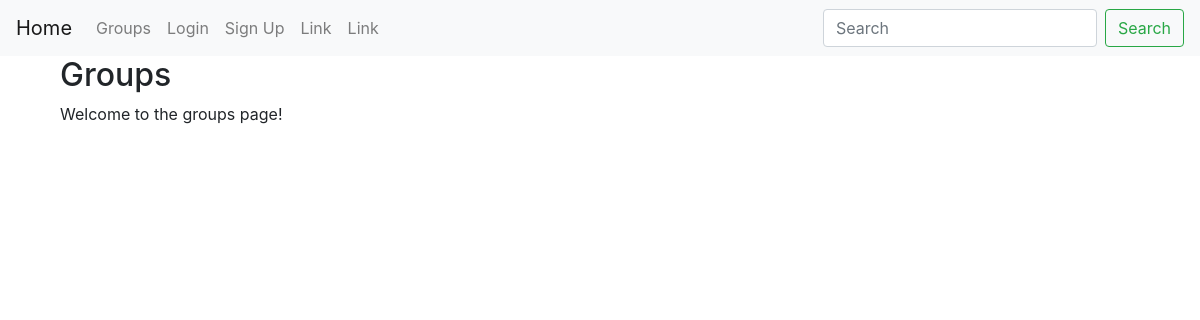
The page /groups/ on the database as committed earlier.
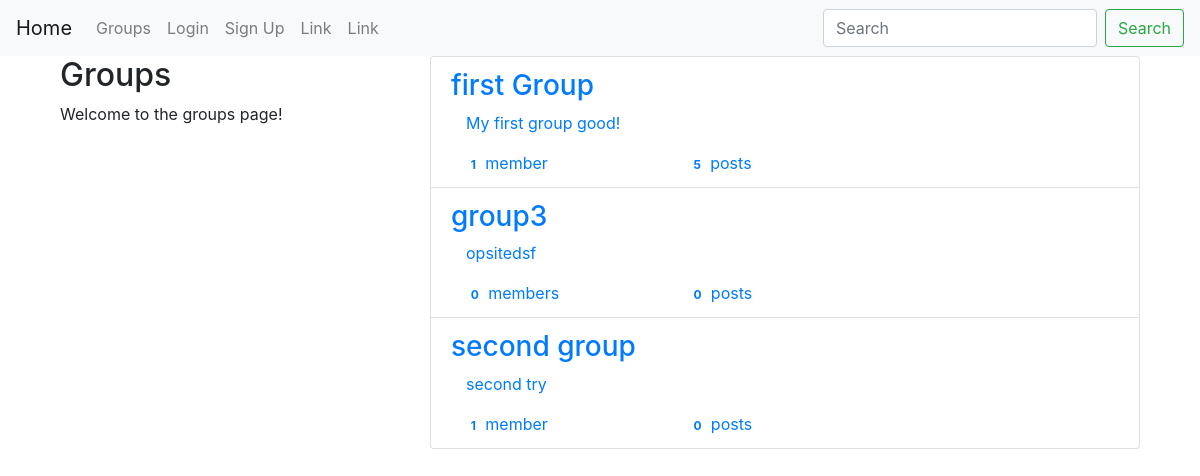
The same page on the database as committed later.
### groups/models.py (models this page shows, shortened)
class Group(models.Model):
    name = models.CharField(max_length=255, unique=True)
    slug = models.SlugField(allow_unicode=True, unique=True)
    description = models.TextField(blank=True, default='')
    description_html = models.TextField(editable=False, default='', blank=True)
    members = models.ManyToManyField(User, through="GroupMember")
    class Meta:
        ordering = ['name']

### groups/views.py (the view)
# urls.py: path('', views.ListGroups.as_view(), name='all'),
class ListGroups(generic.ListView):
    model = Group

### groups/templates/groups/group_list.html (shortened to what this page needs)
{% extends 'groups/group_base.html' %}
{% block pregroup %}
    <div class="col-md-4">
        <div class="content">
            <h2>Groups</h2>
            <p>Welcome to the groups page!</p>
        </div>
    </div>
{% endblock %}
{% block group_content %}
    <div class="col-md-8">
        <div class="list-group">
            {% for group in object_list %}
                <a class="list-group-item" href="{% url 'groups:single' slug=group.slug %}">
                    <h3 class="title list-group-item-heading">{{ group.name }}</h3>
                    <div class='list-group-item-text container-fluid'>
                        {{ group.description_html|safe }}
                        <div class="row">
                            <div class="col-md-4">
                                <span class="badge">{{ group.members.count }}</span>
                                member{{ group.members.count|pluralize }}
                            </div>
                            <div class="col-md-4">
                                <span class="badge">{{ group.posts.count }}</span>
                                post{{ group.posts.count|pluralize }}
                            </div>
                        </div>
                    </div>
                </a>
            {% endfor %}
        </div>
    </div>
{% endblock %}

### groups/templates/groups/group_base.html (shortened to what this page needs)
{% extends 'base.html' %}
{% block content %}
    <div class="container">
        <div class="row">
            {% block pregroup %}{% endblock %}
            {% block group_content %}{% endblock %}
        </div>
    </div>
{% endblock %}

### templates/base.html (shortened to what this page needs)
<!DOCTYPE html>
{% load static %}
<html lang="en">
<head>
    <link rel="stylesheet" href="https://maxcdn.bootstrapcdn.com/bootstrap/4.0.0/css/bootstrap.min.css"
>
    <link rel="stylesheet" href="{% static "simplesocial/css/master.css" %}">
</head>
<body>
<nav class="navbar navbar-expand-lg navbar-light bg-light">
    <a class="navbar-brand" href="{% url "home" %}">Home</a>
    <div class="collapse navbar-collapse" id="navbarSupportedContent">
        <ul class="navbar-nav mr-auto">
            {% if user.is_authenticated %}
                <li class="nav-item">
                    <a class="nav-link" href="{% url 'posts:create' %}">Post</a>
                </li>
                <li class="nav-item">
                    <a class="nav-link" href="{% url 'groups:all' %}">Groups</a>
                </li>
                <li class="nav-item">
                    <a class="nav-link" href="{% url 'groups:create' %}">Create Groups</a>
                </li>
                <li class="nav-item">
                    <a class="nav-link" href="{% url 'accounts:logout' %}">Log Out</a>
                </li>
            {% else %}
                <li class="nav-item">
                    <a class="nav-link" href="{% url 'groups:all' %}">Groups</a>
                </li>
                <li class="nav-item">
                    <a class="nav-link" href="{% url 'accounts:login' %}">Login</a>
                </li>
                <li class="nav-item">
                    <a class="nav-link" href="{% url 'accounts:signup' %}">Sign Up</a>
                </li>
            {% endif %}
            <li class="nav-item">
                <a class="nav-link" href="#">Link</a>
            </li>
            <li class="nav-item">
                <a class="nav-link" href="#">Link</a>
            </li>
        </ul>
        <form class="form-inline my-2 my-lg-0">
            <input class="form-control mr-sm-2" type="search" placeholder="Search" aria-label="Search">
            <button class="btn btn-outline-success my-2 my-sm-0" type="submit">Search</button>
        </form>
    </div>
</nav>
<div class="container mycontent">
    {% block content %}
    {% endblock %}
</div>
</body>
</html>

Rows that differ between the two databases and show on the page:
added Group: name "first Group", description_html "My first group good!", members.count "1", posts.count "5"
added Group: name "group3", description_html "opsitedsf", members.count "0", posts.count "0"
added Group: name "second group", description_html "second try", members.count "1", posts.count "0"
